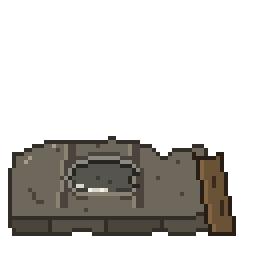
#> input picture prototype/pixel-farm/assets/salt-ruins/salt-ruins-64x64.png, 64 x 64 px (shown 4 times larger)
$ python salt-ruins-verify.py assets/salt-ruins/salt-ruins-64x64.png
#> lines starting #> are read from the running program, lines starting #| are printed output that depends on the picture
"""柳湾旧制盐遗迹的校验与验收图。

运行：python3 prototype/pixel-farm/salt-ruins-verify.py [--verify]
输入：prototype/pixel-farm/assets/salt-ruins/salt-ruins-64x64.png
输出：output/art-previews/salt-ruins/ 下的放大图、草地实景图、检查图
     prototype/pixel-farm/assets/salt-ruins/salt-ruins-manifest.json

判据按需求里的硬指标来：64×64 原生像素、接地点 (32,58)、只允许色板内的颜色、
alpha 只有 0/255（无抗锯齿）、接地是一整段、不烘焙投影、不自带地面前背景。
"""
from pathlib import Path
import json
import struct
import sys
from PIL import Image

SIZE = 64
ANCHOR = (32, 58)
ROOT = Path(__file__).resolve().parent
ASSETS = ROOT / 'assets' / 'salt-ruins'
PREVIEWS = ROOT.parents[1] / 'output' / 'art-previews' / 'salt-ruins'
PNG = ASSETS / 'salt-ruins-64x64.png'
SPRITE = ASSETS / 'salt-ruins-64x64.aseprite'
GRASS = [ROOT / 'assets' / 'grass' / f'grass-lawn-{i}.png' for i in range(4)]

PALETTE = {
    'line': '#322D27', 'dark': '#4A443C', 'face2': '#575046',
    'mid': '#6E675C', 'light': '#8A8272', 'hi': '#A79C86',
    'i_line': '#262520', 'i_dark': '#3C3B35', 'i_mid': '#55544D', 'i_hi': '#8B8981',
    'salt': '#DCD6C8', 'salt_hi': '#F5F2E9',
    'w_line': '#291E15', 'w_dark': '#3A2A1C', 'w_mid': '#6A5236', 'w_hi': '#826644',
}
STONE = ('line', 'dark', 'face2', 'mid', 'light', 'hi')
IRON = ('i_line', 'i_dark', 'i_mid', 'i_hi')
SALT = ('salt', 'salt_hi')
WOOD = ('w_line', 'w_dark', 'w_mid', 'w_hi')


def hex_rgb(h):
    h = h.lstrip('#')
    return tuple(int(h[i:i + 2], 16) for i in (0, 2, 4))


def opaque_bbox(px):
    xs, ys = [], []
    for y in range(SIZE):
        for x in range(SIZE):
            if px[x, y][3]:
                xs.append(x)
                ys.append(y)
    if not xs:
        return None
    return min(xs), min(ys), max(xs), max(ys)


def contact_run(px, row):
    """接地行上包住 x=32 的那一段连续不透明像素有多长。"""
    if not px[ANCHOR[0], row][3]:
        return 0
    x0 = ANCHOR[0]
    while x0 - 1 >= 0 and px[x0 - 1, row][3]:
        x0 -= 1
    x1 = ANCHOR[0]
    while x1 + 1 < SIZE and px[x1 + 1, row][3]:
        x1 += 1
    return x1 - x0 + 1


def components(px):
    """4 连通块数，用来确认是单件而不是散落的几块。"""
    seen = [[False] * SIZE for _ in range(SIZE)]
    count = 0
    for y in range(SIZE):
        for x in range(SIZE):
            if px[x, y][3] and not seen[y][x]:
                count += 1
                stack = [(x, y)]
                seen[y][x] = True
                while stack:
                    cx, cy = stack.pop()
                    for dx, dy in ((1, 0), (-1, 0), (0, 1), (0, -1)):
                        nx, ny = cx + dx, cy + dy
                        if 0 <= nx < SIZE and 0 <= ny < SIZE and px[nx, ny][3] and not seen[ny][nx]:
                            seen[ny][nx] = True
                            stack.append((nx, ny))
    return count


def read_sprite_header():
    if not SPRITE.exists():
        return None
    d = SPRITE.read_bytes()
    magic, frames, w, h = struct.unpack_from('<HHHH', d, 4)
    depth = struct.unpack_from('<H', d, 12)[0]
    return {'magic_ok': magic == 0xA5E0, 'frames': frames, 'size': [w, h], 'color_depth': depth}


def build_previews(im, counts):
    PREVIEWS.mkdir(parents=True, exist_ok=True)

    bg = Image.new('RGBA', im.size, (246, 240, 228, 255))
    bg.alpha_composite(im)
    flat = bg.convert('RGB')
    flat.resize((SIZE * 8, SIZE * 8), Image.NEAREST).save(
        PREVIEWS / 'salt-ruins-8x.png', optimize=True)

    # 草地实景：1x 与 2x，看得出尺寸占比与颜色是否打架
    tiles = [Image.open(p).convert('RGBA') for p in GRASS if p.exists()]
    if tiles:
        fw, fh = 200, 144
        field = Image.new('RGBA', (fw, fh))
        for y in range(0, fh, 32):
            for x in range(0, fw, 32):
                field.alpha_composite(tiles[(x // 32 + y // 32) % len(tiles)], (x, y))
        field.alpha_composite(im, ((fw - SIZE) // 2, 40))
        scene = Image.new('RGB', (fw * 3 + 16, fh * 2), (22, 26, 28))
        scene.paste(field.convert('RGB'), (0, 0))
        scene.paste(field.convert('RGB').resize((fw * 2, fh * 2), Image.NEAREST), (fw + 16, 0))
        scene.save(PREVIEWS / 'salt-ruins-on-grass.png', optimize=True)

    # 检查图：8 倍正视图 + 色板 + 各料占比
    order = STONE + IRON + SALT + WOOD
    sw = 26
    sheet = Image.new('RGB', (SIZE * 8 + 12, SIZE * 8 + 12 + sw), (246, 240, 228))
    sheet.paste(flat.resize((SIZE * 8, SIZE * 8), Image.NEAREST), (6, 6))
    for i, k in enumerate(order):
        sheet.paste(Image.new('RGB', (SIZE * 8 // len(order), sw - 6), hex_rgb(PALETTE[k])),
                    (6 + i * (SIZE * 8 // len(order)), SIZE * 8 + 6))
    sheet.save(PREVIEWS / 'salt-ruins-sheet.png', optimize=True)


def main():
    verify = '--verify' in sys.argv
    if not PNG.exists():
        print('缺少 salt-ruins-64x64.png，先跑 salt-ruins.lua')
        return 1
    im = Image.open(PNG).convert('RGBA')
#> im is the input picture: PIL image 64x64 RGBA; mean R, G, B, A 27.9, 25.6, 22.3, 77.4
    px = im.load()
    problems = []

    if im.size != (SIZE, SIZE):
        problems.append(f'尺寸 {im.size}，应为 {(SIZE, SIZE)}')

    # alpha 只有 0/255
    # getcolors() 返回 (像素数, 值)，取值在 [1]
    alphas = sorted(c[1] for c in im.getchannel('A').getcolors())
#> alphas = [0, 255]
    if alphas != [0, 255]:
        problems.append(f'alpha 取值 {alphas}，只允许 0 与 255（有抗锯齿）')

    # 只允许色板内的颜色
    allowed = {hex_rgb(v) + (255,) for v in PALETTE.values()}
    counts = {}
    for y in range(SIZE):
        for x in range(SIZE):
            c = px[x, y]
            if c[3]:
                counts[c] = counts.get(c, 0) + 1
                if c not in allowed:
                    problems.append(f'出现色板外的颜色 {c} @({x},{y})')
                    break
#> after the loop, counts = 16 items; problems = []

    def area(keys):
        return sum(counts.get(hex_rgb(PALETTE[k]) + (255,), 0) for k in keys)

    box = opaque_bbox(px)
#> box = (2, 34, 58, 58)
    if box is None:
        print('整张图是空的')
        return 1
    x0, y0, x1, y1 = box
#> x0 = 2; y0 = 34; x1 = 58; y1 = 58
    w, h = x1 - x0 + 1, y1 - y0 + 1
#> w = 57; h = 25

    if y1 != ANCHOR[1]:
        problems.append(f'最底一行是 y={y1}，接地点要求 y={ANCHOR[1]}')
    if y1 > ANCHOR[1]:
        problems.append(f'接地点以下还有像素（到 y={y1}），等于自带投影')
    run = contact_run(px, ANCHOR[1])
#> run = 15
    if run < 6:
        problems.append(f'接地行只有 {run} 像素连成一段，接地必须是一整段')
    if w < 52:
        problems.append(f'占地只有 {w} 像素宽，要求约两格（64）')
    if h > 30:
        problems.append(f'整件高 {h} 像素，要求低矮（≤30）')
    if abs((x0 + x1) / 2 - ANCHOR[0]) > 6:
        problems.append(f'包围盒中心 x={(x0 + x1) / 2:.1f} 偏离锚点 {ANCHOR[0]} 太多')

    comps = components(px)
#> comps = 1
    if comps != 1:
        problems.append(f'不透明像素分成 {comps} 块，应是一件整体')

    # 略不对称：与左右镜像比，差异要够大
    flip_diff = sum(1 for y in range(SIZE) for x in range(SIZE)
                    if px[x, y][3] != px[SIZE - 1 - x, y][3])
#> flip_diff = 296
    if flip_diff < 0.15 * sum(1 for y in range(SIZE) for x in range(SIZE) if px[x, y][3]):
        problems.append(f'与镜像只差 {flip_diff} 像素，轮廓太对称')

    stone, iron, salt, wood = area(STONE), area(IRON), area(SALT), area(WOOD)
#> stone = 953; iron = 134; salt = 7; wood = 150
    if not 100 <= iron <= 400:
        problems.append(f'铁盘 {iron} 像素，超出 100~400')
    if not 4 <= salt <= 16:
        problems.append(f'盐渍 {salt} 像素，要求少量（4~16）')
    if not 150 <= wood <= 450:
        problems.append(f'木片 {wood} 像素，超出 150~450')
    if stone < 600:
        problems.append(f'石台只有 {stone} 像素，主体太薄')

    header = read_sprite_header()
    if header is None:
        problems.append('缺少 .aseprite 源文件')
    else:
        if not header['magic_ok']:
            problems.append('.aseprite 文件头不合法')
        if header['frames'] != 1 or header['size'] != [SIZE, SIZE] or header['color_depth'] != 8:
            problems.append(f'.aseprite 头不符：{header}')

    build_previews(im, counts)
#> in build_previews, `bg = Image.new('RGBA', im.size, (246, 240, 228, 255))`:
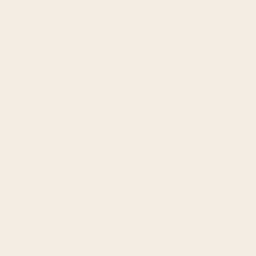
#> bg: PIL image 64x64 RGBA (shown 4 times larger); mean R, G, B, A 246, 240, 228, 255
#> in build_previews, `bg.alpha_composite(im)`:
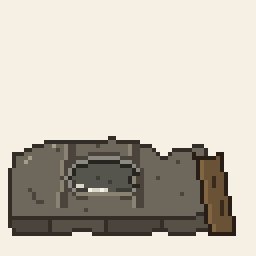
#> bg: PIL image 64x64 RGBA (shown 4 times larger); mean R, G, B, A 199.1, 192.7, 181, 255
#> in build_previews, `flat.resize((SIZE * 8, SIZE * 8), Image.NEAREST).save( PREVIEWS / 'sal..`:
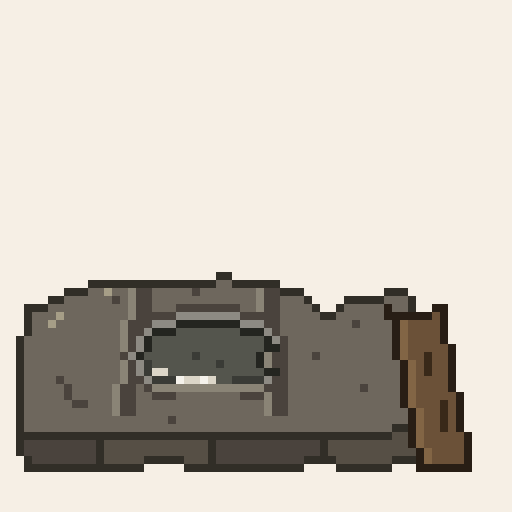
#> saved as salt-ruins-8x.png: PIL image 512x512 RGB; mean R, G, B 199.1, 192.7, 181
#> in build_previews, `sheet = Image.new('RGB', (SIZE * 8 + 12, SIZE * 8 + 12 + sw), (246, 24..`:
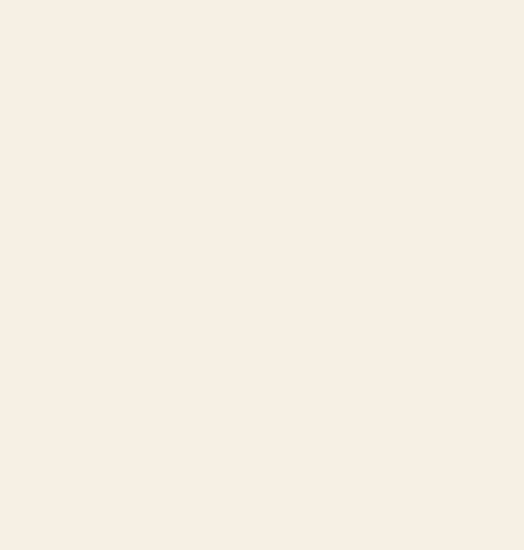
#> sheet: PIL image 524x550 RGB; mean R, G, B 246, 240, 228
#> in build_previews, `sheet.paste(flat.resize((SIZE * 8, SIZE * 8), Image.NEAREST), (6, 6))`:
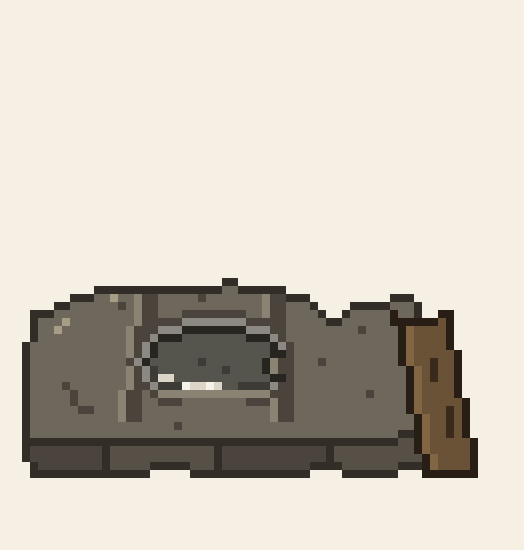
#> sheet: PIL image 524x550 RGB; mean R, G, B 203.4, 197, 185.3
#> after the loop in build_previews, `for i, k in enumerate(order):`:
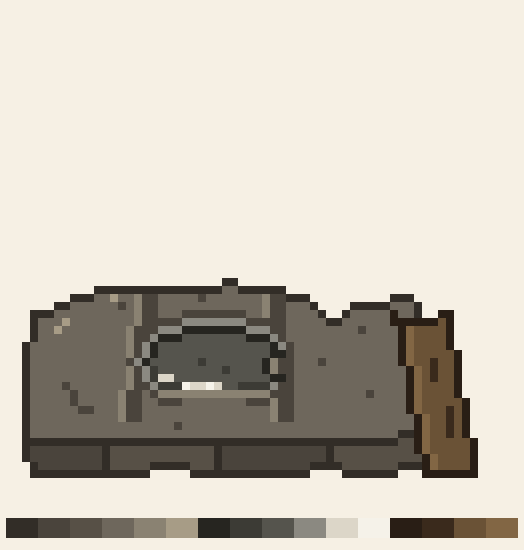
#> sheet: PIL image 524x550 RGB; mean R, G, B 198.5, 192, 180.3

    manifest = {
        'size': [SIZE, SIZE],
        'anchor': list(ANCHOR),
        'view': '固定俯视微倾，左上受光',
        'source': 'salt-ruins.lua（Aseprite 索引色，16 色）',
        'palette': PALETTE,
        'bbox': [x0, y0, x1, y1],
        'footprint_tiles': round(w / 32, 2),
        'contact_run_px': run,
        'components': comps,
        'mirror_diff_px': flip_diff,
        'area_px': {'stone': stone, 'iron': iron, 'salt': salt, 'wood': wood, 'total': sum(counts.values())},
        'aseprite': header,
    }
    (ASSETS / 'salt-ruins-manifest.json').write_text(
        json.dumps(manifest, ensure_ascii=False, indent=2) + '\n', encoding='utf-8')

    print(f'包围盒 {w}×{h}（x {x0}..{x1} y {y0}..{y1}），占地 {w / 32:.2f} 格')
#| 包围盒 57×25（x 2..58 y 34..58），占地 1.78 格
    print(f'接地行 y={y1} 连成 {run} 像素；连通块 {comps}；镜像差 {flip_diff} 像素')
#| 接地行 y=58 连成 15 像素；连通块 1；镜像差 296 像素
    print(f'石 {stone} / 铁 {iron} / 盐 {salt} / 木 {wood}，合计 {sum(counts.values())}，色数 {len(counts)}')
#| 石 953 / 铁 134 / 盐 7 / 木 150，合计 1244，色数 16

    if verify:
        if problems:
            print('校验失败：')
            for p in problems:
                print(' -', p)
            return 1
        print('校验通过')
    return 0


if __name__ == '__main__':
    sys.exit(main())
#> (the program exits here)

$ run again, with prototype/pixel-farm/assets/willow/willow-imported.png copied over prototype/pixel-farm/assets/salt-ruins/salt-ruins-64x64.png
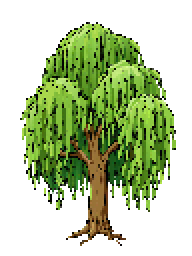
#> input picture prototype/pixel-farm/assets/willow/willow-imported.png, 96 x 128 px (shown 2 times larger)
#> in main, im is the input picture: PIL image 96x128 RGBA; mean R, G, B, A 42.3, 58.6, 19.4, 111.2
#> alphas = [0, 255]
#> after the loop in main, `for y in range(SIZE):`: counts = 50 items; problems = 54 items, first 6: '尺寸 (96, 128)，应为 (64, 64)', '出现色板外的颜色 (0, 0, 0, 255) @(43,11)', '出现色板外的颜色 (0, 2, 0, 255) @(41,12)', '出现色板外的颜色 (0, 2, 8, 255) @(40,13)', '出现色板外的颜色 (10, 10, 2, 255) @(37,14)', '出现色板外的颜色 (10, 14, 0, 255) @(35,15)'
#> box = (10, 11, 63, 63)
#> x0 = 10; y0 = 11; x1 = 63
#> in main, `w, h = x1 - x0 + 1, y1 - y0 + 1`: w = 54; h = 53
#> comps = 1
#> flip_diff = 2050
#> stone = 0
#> in build_previews, `flat.resize((SIZE * 8, SIZE * 8), Image.NEAREST).save( PREVIEWS / 'sal..`:
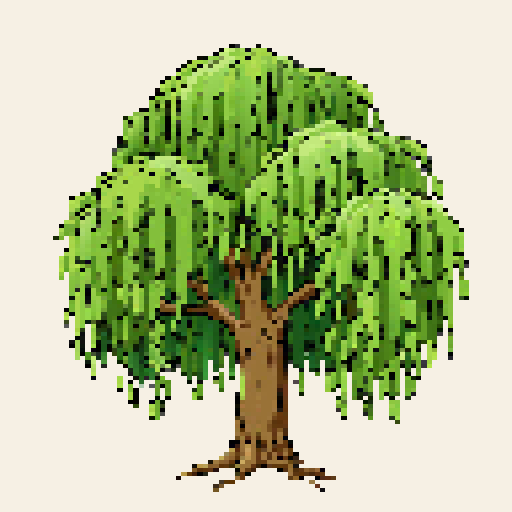
#> saved as salt-ruins-8x.png: PIL image 512x512 RGB; mean R, G, B 181, 193.9, 147.9
#> after the loop in build_previews, `for i, k in enumerate(order):`:
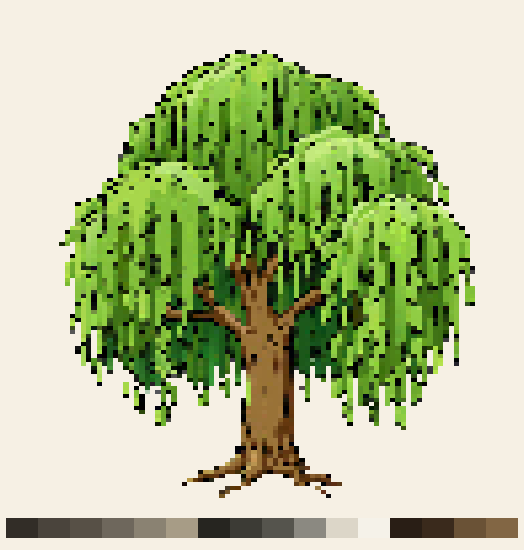
#> sheet: PIL image 524x550 RGB; mean R, G, B 182, 193.2, 150.2
#| 包围盒 54×53（x 10..63 y 11..63），占地 1.69 格
#| 接地行 y=63 连成 53 像素；连通块 1；镜像差 2050 像素
#| 石 0 / 铁 0 / 盐 0 / 木 0，合计 53，色数 50
